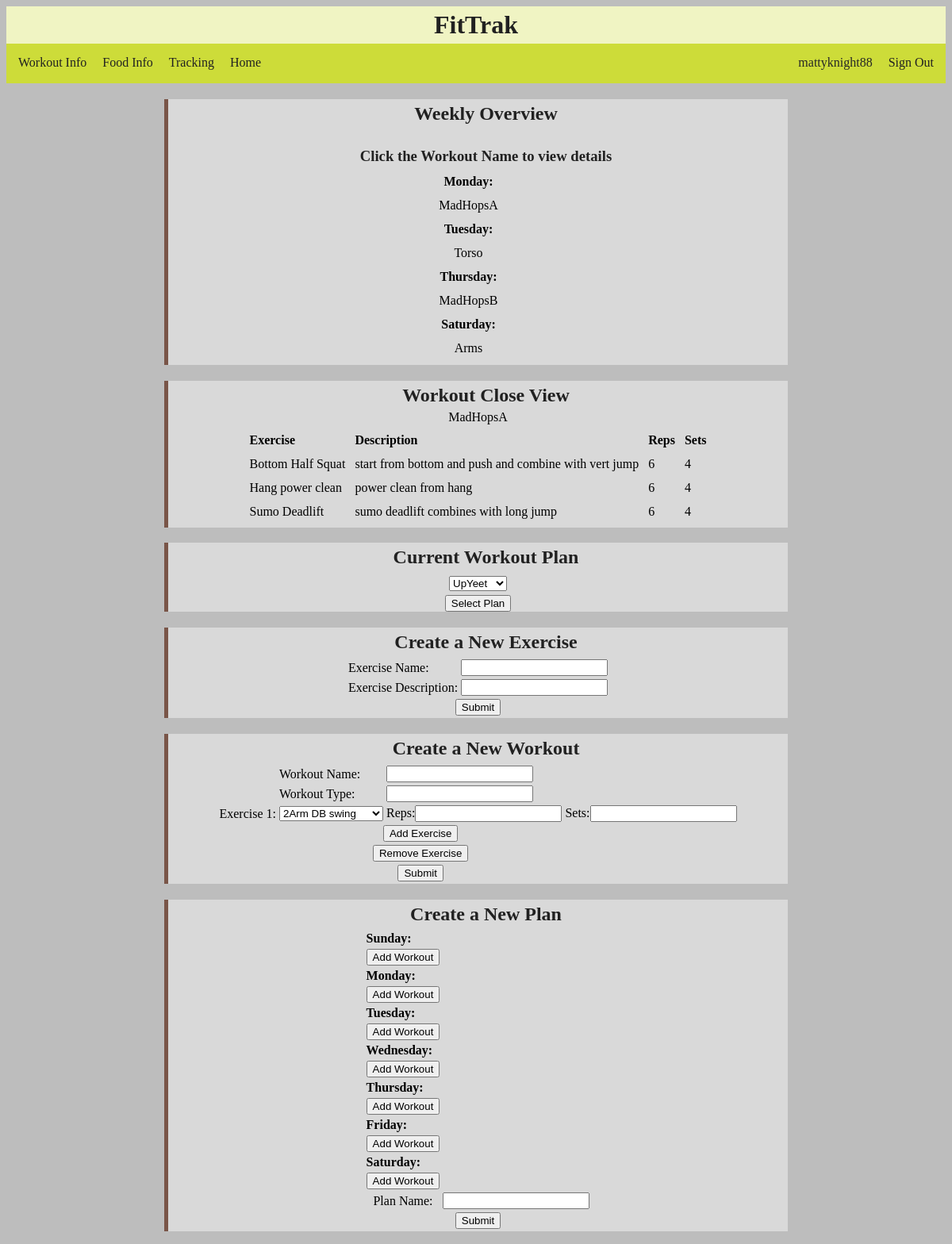
The app's page /workouts.php?creationFail=1 (signed in) with its own data.
### tables this page shows
CREATE TABLE `In_WPLAN` (
  `W_NAME` varchar(50) NOT NULL,
  `WPlan_Name` varchar(50) NOT NULL,
  `Day` int(11) NOT NULL,
  PRIMARY KEY (`W_NAME`,`WPlan_Name`,`Day`),
  KEY `WPlan_Name` (`WPlan_Name`),
  CONSTRAINT `WPlan_Name` FOREIGN KEY (`WPlan_Name`) REFERENCES `Workout Plan` (`Workout_Plan_Name`) ON UPDATE CASCADE,
  CONSTRAINT `W_Name` FOREIGN KEY (`W_NAME`) REFERENCES `Workout` (`Workout_Name`) ON UPDATE CASCADE
);

CREATE TABLE `Session` (
  `Workout_Name` varchar(50) NOT NULL,
  `Exercise_Name` varchar(20) NOT NULL,
  `Reps` int(11) NOT NULL,
  `Sets` int(11) NOT NULL,
  PRIMARY KEY (`Workout_Name`,`Exercise_Name`),
  KEY `Exercise_Name` (`Exercise_Name`),
  CONSTRAINT `Exercise_Name` FOREIGN KEY (`Exercise_Name`) REFERENCES `Exercise` (`Exercise_Name`) ON UPDATE CASCADE,
  CONSTRAINT `Workout_Name` FOREIGN KEY (`Workout_Name`) REFERENCES `Workout` (`Workout_Name`) ON UPDATE CASCADE
);

CREATE TABLE `Exercise` (
  `Exercise_Name` varchar(20) NOT NULL,
  `Exercise_Desc` varchar(140) NOT NULL,
  PRIMARY KEY (`Exercise_Name`)
);

### src/workouts.php (the view, shortened to what this page needs)
<?php
			if(isset($_SESSION['myusername'])){
			@ $db = new mysqli('localhost', 'root', '', 'FitnessTracker');
			$query = "SELECT * FROM `Workout Plan`;";
			$plans = array();
			$statement = $db->prepare($query);
			$statement->execute();
			$results = $statement->get_result();
			while ($row = $results->fetch_assoc()) {
				array_push($plans, $row);
			}
			$query = "SELECT Exercise_Name FROM Exercise;";
			$statement = $db->prepare($query);
			$statement->execute();
			$results = $statement->get_result();
			$exercises = array();
			while($row = $results->fetch_assoc()){
				array_push($exercises, $row);
			}
			if(strlen($_SESSION['WPlan']) > 1){
				$query = "SELECT * FROM IN_Wplan WHERE WPlan_Name = ? Order by Day Asc;";
				$statement = $db->prepare($query);
				$statement->bind_param('s', $_SESSION['WPlan']);
				$statement->execute();
				$plan = array();
				$results = $statement->get_result();
				while ($row = $results->fetch_assoc()) {
					array_push($plan, $row);
				}
				$query = "SELECT Session.Exercise_Name as Exercise_Name, Exercise_Desc, Reps, Sets FROM Session, Exercise where session.exercise_name = exercise.exercise_name AND workout_name = ?;";
				$statement = $db->prepare($query);
				$statement->bind_param('s', $plan[0]['W_NAME']);
				$statement->execute();
				$currentWorkout = array();
				$results = $statement->get_result();
				while ($row = $results->fetch_assoc()) {
					array_push($currentWorkout, $row);
				}
			}
		}
?>
<html lang="en-US">
	<head>
		<link rel="stylesheet" type="text/css" href="fit.css">
	</head>
	<body>
		<header>
			<h1>FitTrak</h1>
			<nav>
				<a href="workouts.php">Workout Info</a>
				<a href="food.php">Food Info</a>
				<a href="tracking.php">Tracking</a>
				<a href="index.php">Home</a>
				<a style="float: right" href="logout.php">Sign Out</a>
				<p style="float: right"><?php echo $_SESSION['myusername'];?></p>
			</nav>
		</header>
		<div id="weekly" style="text-align: center; width: 66%">
			<h2>Weekly Overview</h2>
				<?php
				if(!isset($plan)){
				?>
				<h3>Please Choose a plan</h3>
				<?php
				}
				else{
				?>
				<h3>Click the Workout Name to view details</h3>
				<?php
					print "<table style='margin:auto; padding-bottom:5px;' cellpadding='5'>";
					for($i = 0; $i<count($plan); $i++){
						switch ($plan[$i]['Day']) {
							case 2:
								print "<tr><th>Monday:</th><th></th><th></th></tr>";
								break;
							case 3:
								print "<tr><th>Tuesday:</th><th></th><th></th></tr>";
								break;
							case 5:
								print "<tr><th>Thursday:</th><th></th><th></th></tr>";
								break;
							case 7:
								print "<tr><th>Saturday:</th><th></th><th></th></tr>";
								break;
						}
						print "<tr><td style='text-align:center'><button onclick='workoutChange(\"".$plan[$i]['W_NAME']."\")' style='background:none!important; color:inherit; border:none; padding:0!important; font: inherit; cursor: pointer;'>".$plan[$i]['W_NAME']."</button></td></tr>";
					}
					print "</table>";
				}
				?>
		</div>
		<div id="daily" style="text-align: center; width: 66%">
			<h2>Workout Close View</h2>
			<?php
			if(!isset($currentWorkout)){
			?>
			<h3>Please Choose A Plan</h3>
			<?php
			}
			else{
				print "<table id='day_table' style='margin: auto; border-spacing: 10px; table-layout: fixed;'>";
				print "<caption>".$plan[0]['W_NAME']."</caption>";
				print "<tr><th style='text-align: left'>Exercise</td><th style='text-align: left'>Description</td><th style='text-align: left'>Reps</td><th style='text-align: left'>Sets</td></tr>";
				for($i = 0; $i < count($currentWorkout); $i++){
					print "<tr><td>".$currentWorkout[$i]['Exercise_Name']."</td><td>".$currentWorkout[$i]['Exercise_Desc']."</td><td>".$currentWorkout[$i]['Reps']."</td><td>".$currentWorkout[$i]['Sets']."</td></tr>";
				}
				print "</table>";
			}
			?>
		</div>
		<div id="planSelect" style="text-align: center; width: 66%">
			<h2>Current Workout Plan</h2>
			<select id="WPlan" style="display: block; margin: 0 auto; margin-top: 5px; margin-bottom: 5px;">
						<?php
							for($i = 0; $i < count($plans); $i++){
								if($plans[$i]['Workout_Plan_Name'] === $_SESSION['WPlan']){
									print "<option selected='selected' value='".$_SESSION['WPlan']."'>".$_SESSION['WPlan']."</option>";
								}
								else{
									print "<option value='".$plans[$i]['Workout_Plan_Name']."'>".$plans[$i]['Workout_Plan_Name']."</option>";
								}
							}
						?>
					</select>
					<input type="submit" name="submit1" value="Select Plan" onclick="pageUpdate()" style="display: block; margin: 0 auto; margin-bottom: 5px">
		</div>
		<div id='exercise_creator' style="text-align: center; width:66%">
			<h2>Create a New Exercise</h2>
			<form method="post" action="create_workout.php">
				<table style="margin:auto">
					<tr>
						<td>Exercise Name:</td>
						<td><input type="text" name="Exercise_Name" required maxlength="50"></td>
					</tr>
					<tr>
						<td>Exercise Description:</td>
						<td><input type="text" name="Exercise_Desc" required maxlength="140"></td>
					</tr>
					<tr>
						<td colspan="2" style="text-align:center"><input type="submit" name="Submit"></td>
					</tr>
				</table>
			</form>
		</div>
		<div id='workout_creator' style="text-align: center; width:66%">
			<h2>Create a New Workout</h2>
			<form method="post" action="create_workout.php">
				<table style="margin:auto" id="workout_maker">
					<tr>
						<td></td>
						<td>Workout Name:</td>
						<td><input type="text" name="W_Name" required maxlength="50"></td>
						<td></td>
					</tr>
					<tr>
						<td></td>
						<td>Workout Type:</td>
						<td><input type="text" name="Type" required maxlength="20"></td>
						<td></td>
					</tr>
					<tr>
						<td>Exercise 1:</td>
						<td>
							<select name="Exercise[0][name]">
								<?php
								for($i = 0; $i <count($exercises); $i++){
									print "<option>".$exercises[$i]['Exercise_Name']."</option>";
								}
								?>
							</select>
						</td>
						<td>Reps:<input type="number" name="Exercise[0][reps]" required></td>
						<td>Sets:<input type="number" name="Exercise[0][sets]" required></td>
					</tr>
					<tr>
						<td></td>
						<td colspan="2" style="text-align:center"><input type="button" value="Add Exercise" onclick="addExercise()"></td>
					</tr>
					<tr>
						<td></td>
						<td colspan="2" style="text-align: center"><input type="button" value="Remove Exercise" onclick="removeExercise()"></td>
					</tr>
					<tr>
						<td></td>
						<td colspan="2" style="text-align:center"><input type="submit" name="submit"></td>
					</tr>
				</table>
			</form>
		</div>
		<div id="plan_creator" style="text-align: center; width:66%">
			<h2>Create a New Plan</h2>
			<form method="post" action="create_workout.php">
				<table style="margin:auto" id="plan_maker">
					<tr>
						<th style="text-align: left">Sunday:</th>
					</tr>
					<tr id="1">
						<td style="text-align: right"><input type="button" id="1btn" Value="Add Workout" onclick="addWorkout(1)"></td>
					</tr>
					<tr>
						<th style="text-align: left">Monday:</th>
					</tr>
					<tr id='2'>
						<td style="text-align: right"><input type="button" id="1btn" Value="Add Workout" onclick="addWorkout(2)"></td>
					</tr>
					<tr>
						<th style="text-align: left">Tuesday:</th>
					</tr>
					<tr id="3">
						<td style="text-align: right"><input type="button" id="1btn" Value="Add Workout" onclick="addWorkout(3)"></td>
					</tr>
					<tr>
						<th style="text-align: left">Wednesday:</th>
					</tr>
					<tr id="4">
						<td style="text-align: right"><input type="button" id="1btn" Value="Add Workout" onclick="addWorkout(4)"></td>
					</tr>
					<tr>
						<th style="text-align: left">Thursday:</th>
					</tr>
					<tr id="5">
						<td style="text-align: right"><input type="button" id="1btn" Value="Add Workout" onclick="addWorkout(5)"></td>
					</tr>
					<tr>
						<th style="text-align: left">Friday:</th>
					</tr>
					<tr id="6">
						<td style="text-align: right"><input type="button" id="1btn" Value="Add Workout" onclick="addWorkout(6)"></td>
					</tr>
					<tr>
						<th style="text-align: left">Saturday:</th>
					</tr>
					<tr id="7">
						<td style="text-align: right"><input type="button" id="1btn" Value="Add Workout" onclick="addWorkout(7)"></td>
					</tr>
					<tr>
						<td colspan="2" style="text-align:center">Plan Name:</td>
						<td colspan="1" style="text-align:center"><input type="text" name="Plan_Name" required maxlength="50"></td>
					</tr>
					<tr>
						<td colspan="3" style="text-align:center"><input type="submit"></td>
					</tr>
				</table>
			</form>
		</div>
	</body>
</html>

### src/fit.css (style rules this page uses)
h2 { text-align: center; padding: 5px; margin-left: 20px; color: #212121; margin-bottom: 0px; }
h3 { text-align: center; padding: 5px; margin-left: 20px; color: #212121; margin-bottom: 0px; }
p { text-align: center; padding:10px; margin-left: 25px; margin-top: 0px; color: #262626; }
div { margin: auto; width: 1000px; background-color: #d9d9d9; border-left: 5px solid #795548; }
header { background-color: #F0F4C3; }
header h1 { color: #212121; margin: auto; padding: 5px; text-align: center; }
body { background-color: #BDBDBD; }
nav { background-color: #CDDC39; height: 40px; padding: 5px; }
nav a { text-decoration: none; color: #212121; float:left; padding: 10px; }
td { word-wrap: break-word; }

### records on screen
in_wplan: shows "Monday:", W_NAME "MadHopsA"
in_wplan: shows "Tuesday:", W_NAME "Torso"
in_wplan: shows "Thursday:", W_NAME "MadHopsB"
in_wplan: shows "Saturday:", W_NAME "Arms"
session: Exercise_Name "Bottom Half Squat", Exercise_Name.Exercise_Desc "start from bottom and push and combine with vert jump", Reps "6", Sets "4"
session: Exercise_Name "Hang power clean", Exercise_Name.Exercise_Desc "power clean from hang", Reps "6", Sets "4"
session: Exercise_Name "Sumo Deadlift", Exercise_Name.Exercise_Desc "sumo deadlift combines with long jump", Reps "6", Sets "4"
workout plan: Workout_Plan_Name "UpYeet"

### other values on screen
$_SESSION['myusername'] "mattyknight88"
form field value "2Arm DB swing"
